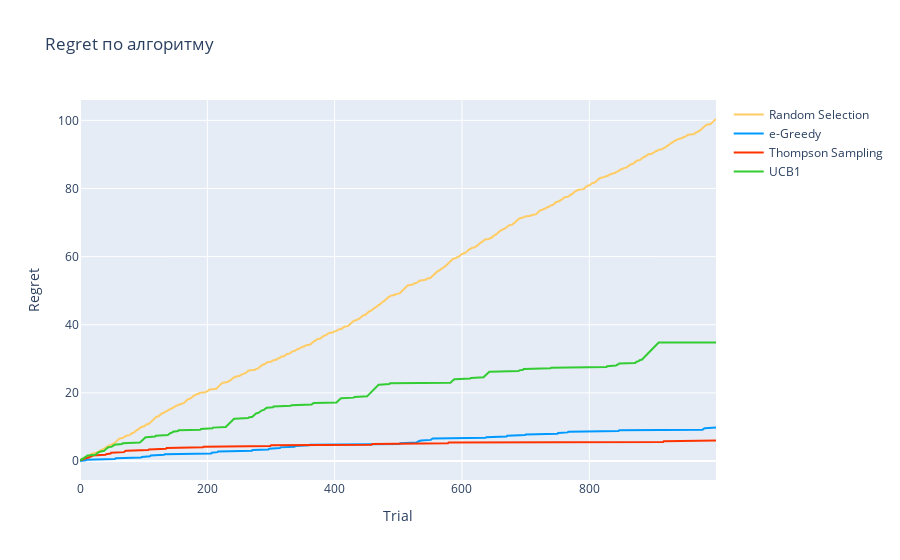

The code cell stored with this chart in its notebook:
### Markdown cell above
Победителями здесь стали Thompson Sampling и Epsilon-Greedy, поскольку они чаще всего показывали правильное объявление №1.

### Code cell
data1 = go.Scatter(
    x=np.arange (0, n, 1),
    y=random_dict['regret_list'],
    name='Random Selection',
    marker=dict(color='#ffcc66')
)
data2 = go.Scatter(
    x=np.arange (0, n, 1),
    y=epsilon_dict['regret_list'],
    name='e-Greedy',
    marker=dict(color='#0099ff')
)
data3 = go.Scatter(
    x=np.arange (0, n, 1),
    y=thompson_dict['regret_list'],
    name='Thompson Sampling',
    marker=dict(color='#ff3300')
)
data4 = go.Scatter(
    x=np.arange (0, n, 1),
    y=ucb1_dict['regret_list'],
    name='UCB1',
    marker=dict(color='#33cc33')
)

layout = go.Layout(
    title='Regret по алгоритму',
    xaxis={'title': 'Trial'},
    yaxis={'title': 'Regret'}
)

data = [data1, data2, data3, data4]
fig = go.Figure(data=data, layout=layout)
iplot(fig)

### Figure 1 — Plotly figure (JSON) as saved in the notebook; plotly's stock layout.template omitted (floating-point values rounded to 4 significant figures; data arrays with more than 128 entries replaced by an {"elided": "..."} marker saying what was removed)
{"data": [{"marker": {"color": "#ffcc66"}, "name": "Random Selection", "type": "scatter", "x": {"elided": "1000 int values"}, "y": {"elided": "1000 float values"}}, {"marker": {"color": "#0099ff"}, "name": "e-Greedy", "type": "scatter", "x": {"elided": "1000 int values"}, "y": {"elided": "1000 float values"}}, {"marker": {"color": "#ff3300"}, "name": "Thompson Sampling", "type": "scatter", "x": {"elided": "1000 int values"}, "y": {"elided": "1000 float values"}}, {"marker": {"color": "#33cc33"}, "name": "UCB1", "type": "scatter", "x": {"elided": "1000 int values"}, "y": {"elided": "1000 float values"}}], "layout": {"title": {"text": "Regret по алгоритму"}, "xaxis": {"title": {"text": "Trial"}}, "yaxis": {"title": {"text": "Regret"}}}}
